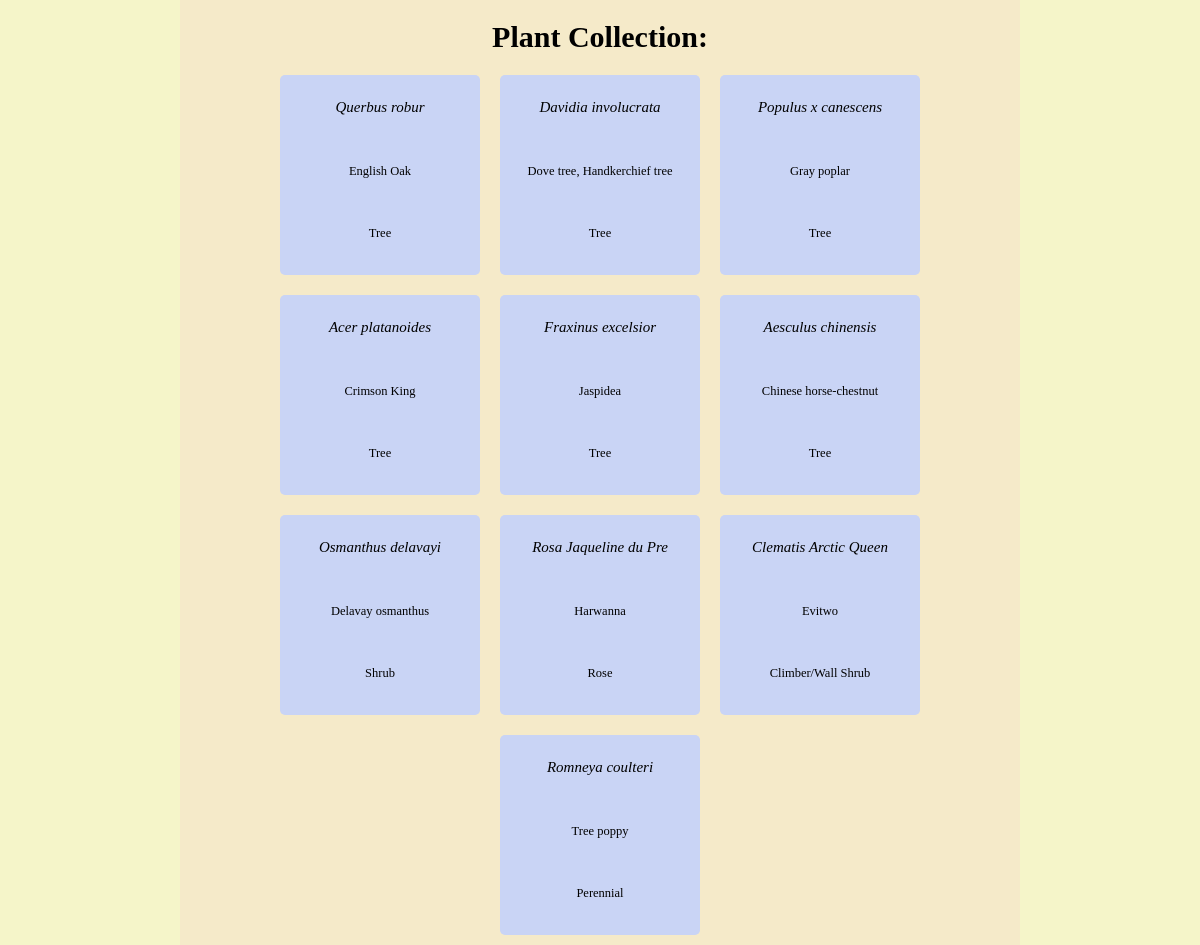
The page / on the database its author committed.
### tables this page shows
CREATE TABLE `plants` (
  `id` int(11) unsigned NOT NULL AUTO_INCREMENT,
  `science_name` varchar(255) DEFAULT NULL,
  `name` varchar(255) DEFAULT NULL,
  `type` int(255) DEFAULT NULL,
  PRIMARY KEY (`id`)
);

CREATE TABLE `plant_types` (
  `id` int(11) unsigned NOT NULL AUTO_INCREMENT,
  `type` varchar(255) DEFAULT NULL,
  PRIMARY KEY (`id`)
);

### functions.php (the view, shortened to what this page needs)
<?php
function getDB() {
    $db = new PDO('mysql:host=DB;dbname=collection_app', 'root', 'password');
    $db->setAttribute(PDO::ATTR_DEFAULT_FETCH_MODE, PDO::FETCH_ASSOC);
    $plant_query = $db->prepare("SELECT * FROM `plants`
                                    LEFT JOIN `plant_types`
                                        ON `plants`.`type` = `plant_types`.`id`;");
    $plant_query->execute();
    $plant_data = $plant_query->fetchAll();
    return $plant_data;
}
function makePlantEntryTile(array $entry): string {
    if (empty($entry)) {
        return 'There is no data for this entry';
    } elseif (count($entry) < 4) {
        return 'There is not enough information given for this type of entry.';
    } elseif (!empty($entry)) {
        return "<div class='entry_box'>
                        <div class='entry science_name'>" . $entry['science_name'] . "</div>
                        <div class='entry'>" . $entry['name'] . "</div>
                        <div class='entry'>" . $entry['type'] . "</div>
                    </div>";
    }
}

### index.php (shortened to what this page needs)
<?php
require_once('functions.php');
$plant_data = getDB();
?>
<!doctype html>
<html lang='en' font-family = 'Segoe UI, Helvetica, Verdana'>
<head>
    <link href='normalize.css' rel='stylesheet' type='text/css'>
    <link href='collection_app_ahardman_stylesheet.css' rel='stylesheet' type='text/css'>
</head>
<section class='entries'>
    <div class='container'>
        <h2>Plant Collection:</h2>
        <div class='entry_container')>
                <?php
                    foreach ($plant_data as $entry) {
                        echo makePlantEntryTile($entry);
                    }
                ?>
        </div>
    </div>

### collection_app_ahardman_stylesheet.css (style rules this page uses)
* { box-sizing: border-box; }
html { font-size: 62.5%; height: 100%; }
h2 { margin: 20px 0px 10px 0px; padding: 0px 30px; font-size: 3rem; text-align: center; }
.entries { display: flex; justify-content: center; height: 100%; }
.entries .container { width: 70%; background-color: #f5eac9; height: 100%; }
.entry_container { display: flex; flex-wrap: wrap; justify-content: center; align-items: center; background-color: #f5eac9; }
.entry_box { margin: 10px; padding-bottom: 10px; display: flex; flex-direction: column; justify-content: space-around; align-items: center; width: 200px; height: 200px; background-color: #c9d4f5; border-radius: 5px; }
.entry { font-size: 1.25rem; }
.entry.science_name { font-style: italic; font-size: 1.5rem; }

### rows shown on the page
plants: science_name "Querbus robur", name "English Oak", plant_types.type "Tree"
plants: science_name "Davidia involucrata", name "Dove tree, Handkerchief tree", plant_types.type "Tree"
plants: science_name "Populus x canescens", name "Gray poplar", plant_types.type "Tree"
plants: science_name "Acer platanoides", name "Crimson King", plant_types.type "Tree"
plants: science_name "Fraxinus excelsior", name "Jaspidea", plant_types.type "Tree"
plants: science_name "Aesculus chinensis", name "Chinese horse-chestnut", plant_types.type "Tree"
plants: science_name "Osmanthus delavayi", name "Delavay osmanthus", plant_types.type "Shrub"
plants: science_name "Rosa Jaqueline du Pre", name "Harwanna", plant_types.type "Rose"
plants: science_name "Clematis Arctic Queen", name "Evitwo", plant_types.type "Climber/Wall Shrub"
plants: science_name "Romneya coulteri", name "Tree poppy", plant_types.type "Perennial"
